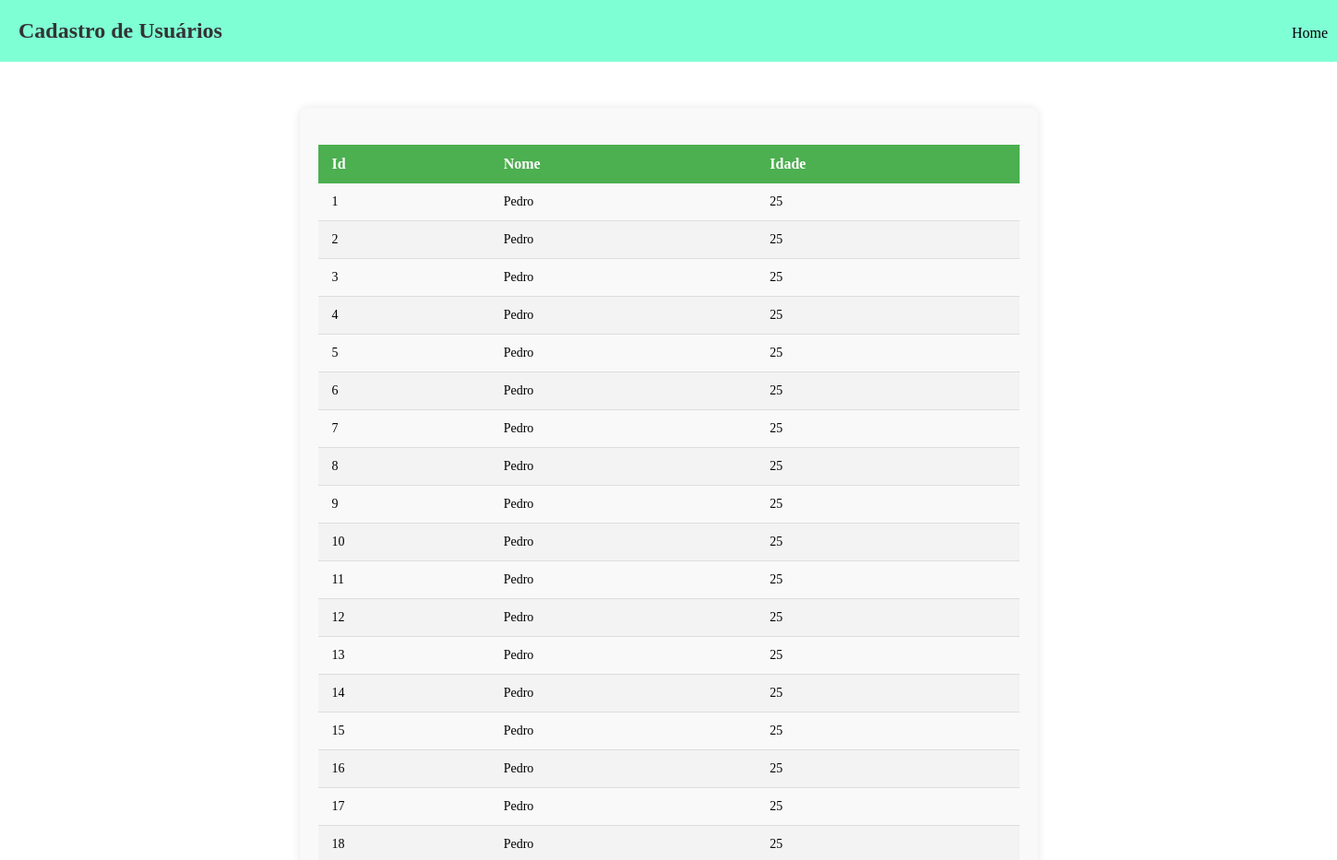
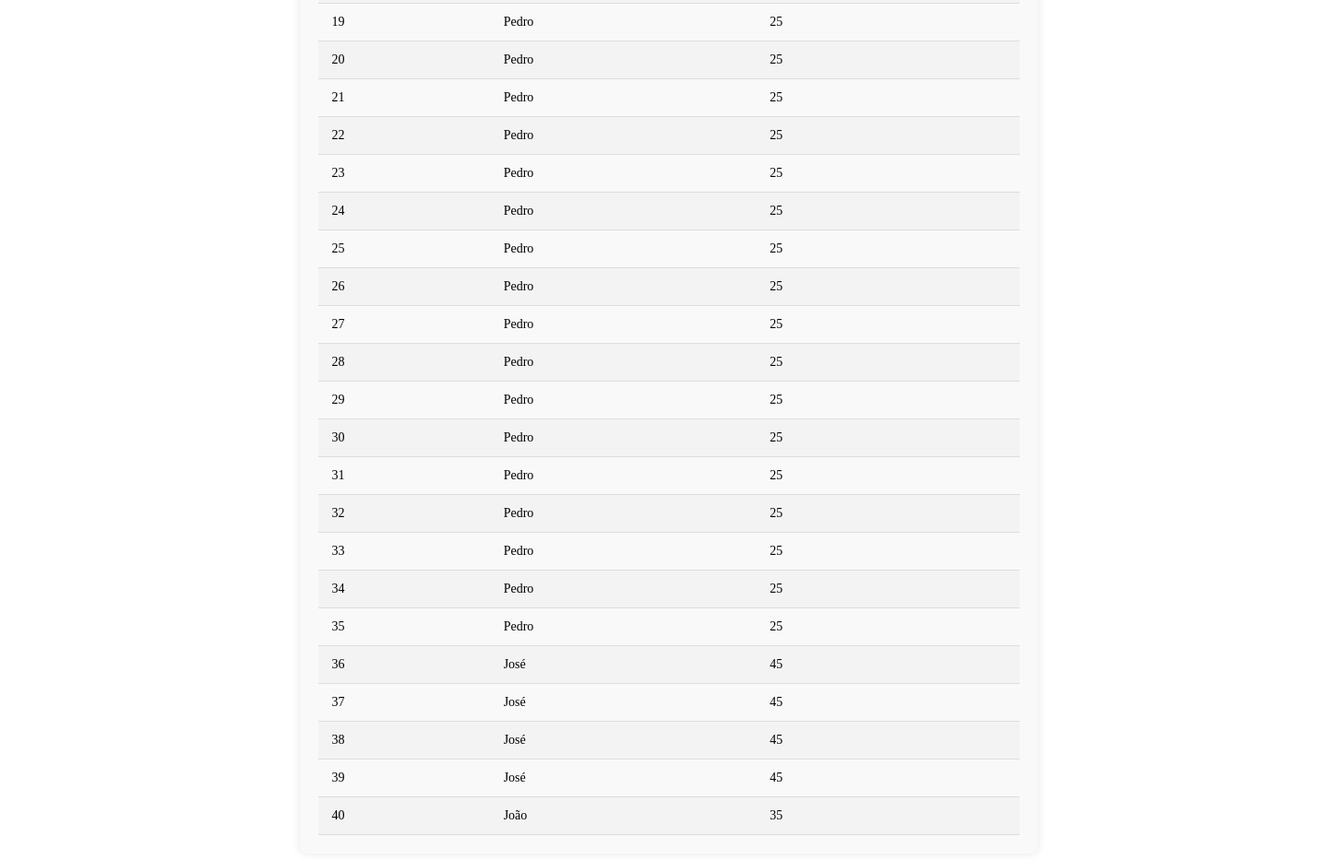
Screenshot of /usuarios/ with the database file from the repository (2 pictures, top to bottom).
### app_cadastro_users/views.py (the view)
# urls.py: path("usuarios/", views.usuarios, name="lista_users"),
def usuarios(request):
    if request.method == "POST":
        novo_usuario = Usuario()
        novo_usuario.nome = request.POST.get("nome")
        novo_usuario.idade = request.POST.get("idade")
        novo_usuario.save()
        return redirect('lista_users')
    else:
        usuarios = {
            "usuarios": Usuario.objects.all()
        }
        return render(request, "usuarios/usuarios.html", usuarios)

### app_cadastro_users/templates/usuarios/usuarios.html (shortened to what this page needs)
<!DOCTYPE html>
<html lang="en">
  <head>
    {% load static %}
    <link rel="stylesheet" href="{% static 'usuarios/usuarios.css' %}" />
  </head>
  <body>
    <nav class="navbar">
      <h1 class="texto">Cadastro de Usuários</h1>
      <a class="link" href="{% url 'home' %}">Home</a>
    </nav>
    <div class="container">
      <table>
        <thead>
          <tr>
            <th>Id</th>
            <th>Nome</th>
            <th>Idade</th>
          </tr>
        </thead>
        <tbody>
          {% for usuario in usuarios %}
          <tr>
            <td>{{usuario.id_usuario}}</td>
            <td>{{usuario.nome}}</td>
            <td>{{usuario.idade}}</td>
          </tr>
          {% endfor %}
        </tbody>
      </table>
    </div>
  </body>
</html>

### app_cadastro_users/static/usuarios/usuarios.css (style rules this page uses)
* { margin: 0; padding: 0; box-sizing: border-box; }
.navbar { background-color: aquamarine; }
.texto { padding: 20px; color: #333; }
.container { max-width: 800px; margin: 50px auto; padding: 20px; border-radius: 8px; background-color: #f9f9f9; box-shadow: 0 0 10px rgba(0, 0, 0, 0.1); }
table { width: 100%; border-collapse: collapse; margin-top: 20px; }
thead tr { background-color: #4caf50; color: white; }
thead th { padding: 12px 15px; text-align: left; font-size: 16px; }
tbody tr { border-bottom: 1px solid #dddddd; }
tbody tr:nth-of-type(even) { background-color: #f3f3f3; }
tbody td { padding: 12px 15px; text-align: left; font-size: 14px; }
td { padding: 12px 15px; }
.link { position: absolute; margin-left: 1400px; margin-top: -40px; text-decoration: none; color: black; }

### rows the page displays
Usuario: id_usuario "1", nome "Pedro", idade "25"
Usuario: id_usuario "2", nome "Pedro", idade "25"
Usuario: id_usuario "3", nome "Pedro", idade "25"
Usuario: id_usuario "4", nome "Pedro", idade "25"
Usuario: id_usuario "5", nome "Pedro", idade "25"
Usuario: id_usuario "6", nome "Pedro", idade "25"
Usuario: id_usuario "7", nome "Pedro", idade "25"
Usuario: id_usuario "8", nome "Pedro", idade "25"
Usuario: id_usuario "9", nome "Pedro", idade "25"
Usuario: id_usuario "10", nome "Pedro", idade "25"
Usuario: id_usuario "11", nome "Pedro", idade "25"
Usuario: id_usuario "12", nome "Pedro", idade "25"
Usuario: id_usuario "13", nome "Pedro", idade "25"
Usuario: id_usuario "14", nome "Pedro", idade "25"
Usuario: id_usuario "15", nome "Pedro", idade "25"
Usuario: id_usuario "16", nome "Pedro", idade "25"
Usuario: id_usuario "17", nome "Pedro", idade "25"
Usuario: id_usuario "18", nome "Pedro", idade "25"
Usuario: id_usuario "19", nome "Pedro", idade "25"
Usuario: id_usuario "20", nome "Pedro", idade "25"
Usuario: id_usuario "21", nome "Pedro", idade "25"
Usuario: id_usuario "22", nome "Pedro", idade "25"
Usuario: id_usuario "23", nome "Pedro", idade "25"
Usuario: id_usuario "24", nome "Pedro", idade "25"
Usuario: id_usuario "25", nome "Pedro", idade "25"
Usuario: id_usuario "26", nome "Pedro", idade "25"
Usuario: id_usuario "27", nome "Pedro", idade "25"
Usuario: id_usuario "28", nome "Pedro", idade "25"
Usuario: id_usuario "29", nome "Pedro", idade "25"
Usuario: id_usuario "30", nome "Pedro", idade "25"
Usuario: id_usuario "31", nome "Pedro", idade "25"
Usuario: id_usuario "32", nome "Pedro", idade "25"
Usuario: id_usuario "33", nome "Pedro", idade "25"
Usuario: id_usuario "34", nome "Pedro", idade "25"
Usuario: id_usuario "35", nome "Pedro", idade "25"
Usuario: id_usuario "36", nome "José", idade "45"
Usuario: id_usuario "37", nome "José", idade "45"
Usuario: id_usuario "38", nome "José", idade "45"
Usuario: id_usuario "39", nome "José", idade "45"
Usuario: id_usuario "40", nome "João", idade "35"
